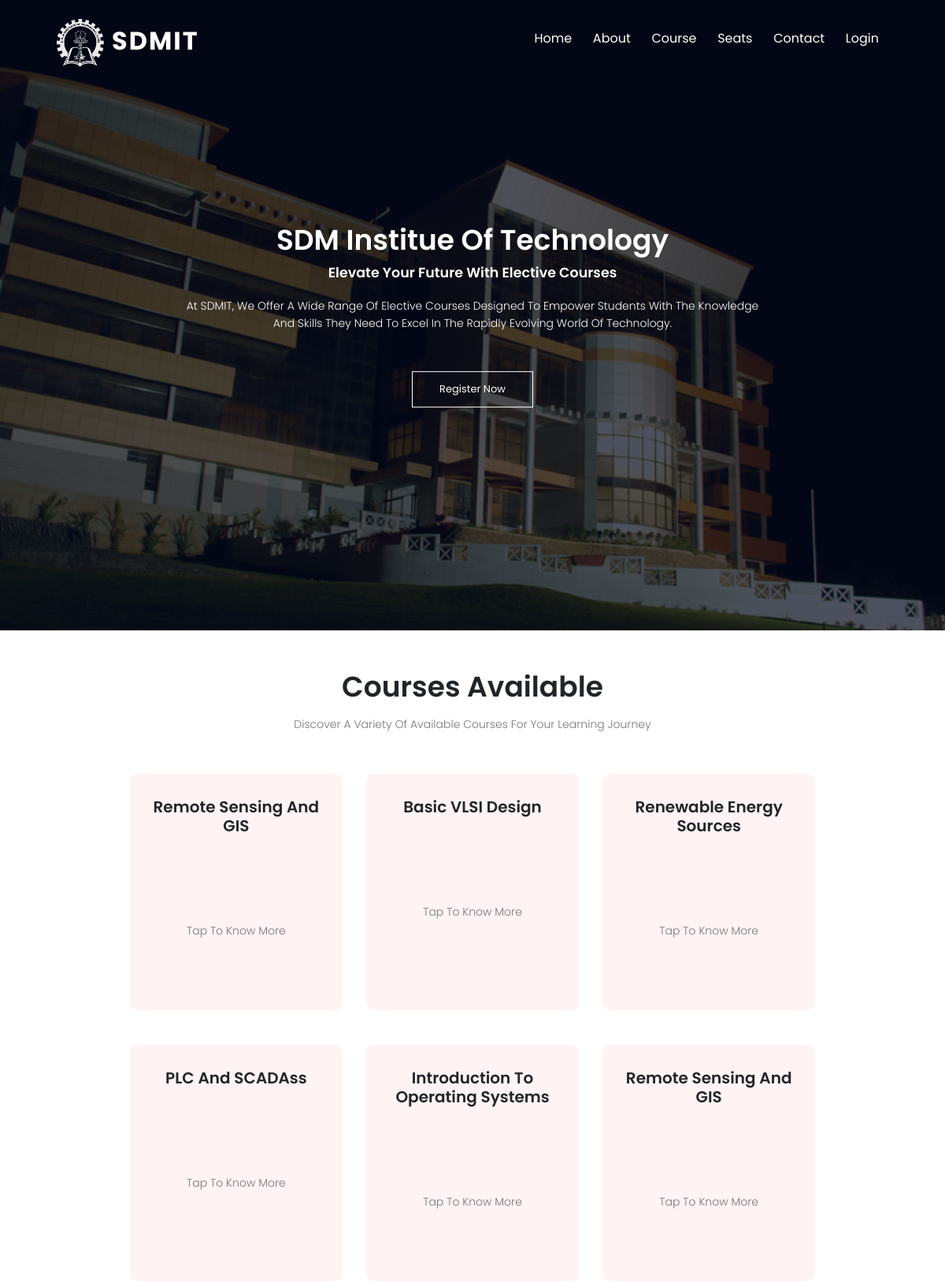
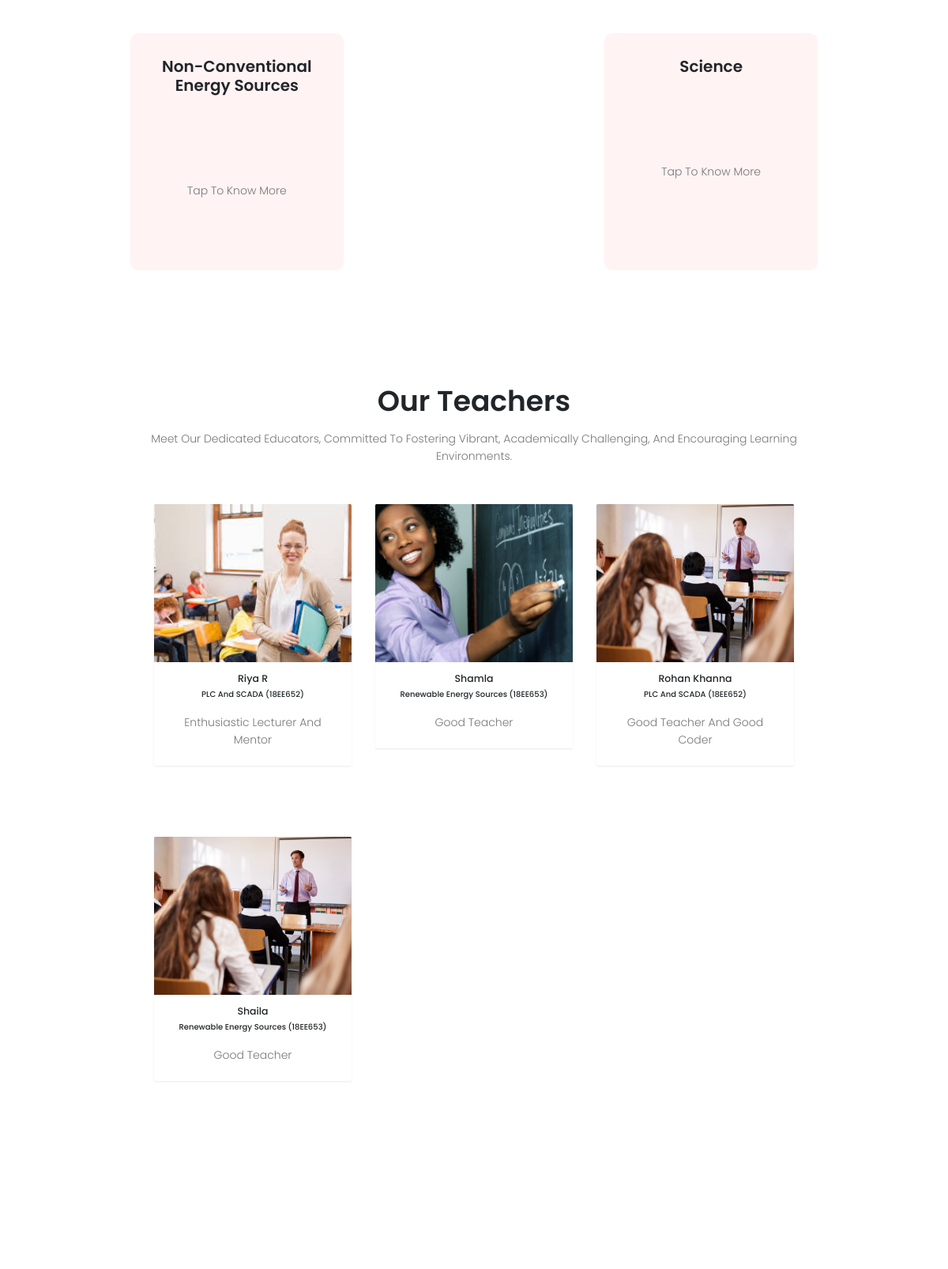
The page / (upper part) on the database its author committed (2 pictures, top to bottom).
### tables this page shows
CREATE TABLE `course` (
  `id` int(11) NOT NULL,
  `name` varchar(50) DEFAULT NULL,
  `code` varchar(30) DEFAULT NULL,
  `seat` int(100) DEFAULT NULL,
  `sem` int(100) DEFAULT NULL,
  `description` varchar(200) DEFAULT NULL,
  `department` varchar(50) DEFAULT NULL
);

CREATE TABLE `teacher` (
  `id` int(20) NOT NULL,
  `name` varchar(38) DEFAULT NULL,
  `description` varchar(38) DEFAULT NULL,
  `course` varchar(100) NOT NULL,
  `image` varchar(38) DEFAULT NULL
);

### index.php (the view, shortened to what this page needs)
<?php
include 'config.php';
$sql = "SELECT * FROM teacher";
$result = mysqli_query($data, $sql);
$sql1 = "SELECT * FROM course";
$result1 = mysqli_query($data, $sql1);
?>
<!DOCTYPE html>
<html lang="en">
<head>
    <link rel="stylesheet" href="https://maxcdn.bootstrapcdn.com/bootstrap/4.5.2/css/bootstrap.min.css">
    <link rel="stylesheet" href="css/style.css">
    <link rel="stylesheet" href="https://stackpath.bootstrapcdn.com/font-awesome/4.7.0/css/font-awesome.min.css">
</head>
<body>
    <section class="header">
        <nav>
            <a href="index.php"><img src="images/logoSdm.png" alt="sdm"></a>
            <label class="label">SDMIT</label>
            <div class="nav-links" id="navLinks">
                <ul>
                    <li><a href="index.php">Home</a></li>
                    <li><a href="about.php">About</a></li>
                    <li><a href="courses.php">Course</a></li>
                    <li><a href="seats.php">Seats</a></li>
                    <li><a href="contact.php">Contact</a></li>
                    <li><a href="login.php">Login</a></li>
                </ul>
            </div>
        </nav>
        <div class="text-box">
            <h1>SDM Institue Of Technology</h1>
            <h3> Elevate Your Future with Elective Courses</h3>
            <p>At SDMIT, we offer a wide range of elective courses designed to empower students with the knowledge <br> and skills they need to excel in the rapidly evolving world of technology. </p>
            <a href="login.php" class="hero-btn">Register Now</a>
        </div>
    </section>
    <section class="course">
        <h1>Courses Available</h1>
        <p>Discover a variety of available courses for your learning journey</p>
        <div class="row">
            <?php
            while ($info = $result1->fetch_assoc()) {
            ?>
                <div class="course-column">
                    <h3 style=" font-size: 20px;"><?php echo "{$info['name']}"; ?></h3>
                    <p>Tap To Know More </p>
                    <div class="layer">
                    </div>
                </div>
            <?php
            }
            ?>
        </div>
    </section>
    <section class="course">
        <h1>Our Teachers</h1>
        <p>Meet our dedicated educators, committed to fostering vibrant, academically challenging, and encouraging learning environments.</p>
        <div class="container">
            <div class="row">
                <?php
                while ($info = $result->fetch_assoc()) {
                ?>
                    <div class="col-md-4">
                        <div class="card border-0 shadow-sm custom-margin">
                            <img src="<?php echo "{$info['image']}"; ?>" alt="" class="card-img-top teacher-image">
                            <div class="card-body">
                                <h5 class="card-title text-center"><?php echo "{$info['name']}"; ?></h5>
                                <h6 class="card-title text-center"><?php echo "{$info['course']}"; ?></h6>
                                <p class="card-text"><?php echo "{$info['description']}"; ?></p>
                            </div>
                        </div>
                    </div>
                <?php
                }
                ?>
            </div>
        </div>
    </section>
    <?php
    include 'footer.php';
    ?>
</body>
</html>

### css/style.css (style rules this page uses)
* { margin: 0; padding: 0; font-family: 'Poppins', sans-serif; }
.header { min-height: 100vh; width: 100%; background-image: linear-gradient(rgba(4,9,30,0.7),rgba(4,9,30,0.7)),url(../images/bg.png); background-position: center; background-size: cover; position: relative; color: white; }
nav { display: flex; padding: 2% 6%; justify-content: space-between; align-items: center; }
nav img { width: 60px; }
.nav-links { flex:1; text-align: right; }
.nav-links ul li { list-style: none; display: inline-block; padding: 8px 12px; position: relative; }
.nav-links ul li a { color: white; text-decoration: none; font-size: 16px; }
nav .label { font-size: 32px; font-weight: bold; color: white; letter-spacing: 2px; margin-left: 10px; }
.nav-links ul li::after { content: ''; width: 0%; height: 2px; background: #f44336; display: block; margin: auto; transition: 0.5s; }
.text-box { width: 90%; position: absolute; top:50%; left: 50%; transform: translate(-50%,-50%); text-align: center; }
.text-box h1 { font-size: 52px; }
.text-box p { margin: 10px 0 40px; font-size: 14px; color: white; }
.hero-btn { display: inline-block; text-decoration: none; border: 1px solid #fff; padding: 12px 34px; font-size: 13px; background: transparent; position: relative; cursor: pointer; color: white; }
.course { width: 80%; margin: auto; text-align: center; padding-top: 100px; }
h1 { font-size: 36px !important; font-weight: 600; }
p { color: #777; font-size: 14px; font-weight: 300; line-height: 22px; padding: 10px; }
.row { margin-top: 5%; display: flex; justify-content: space-between; }
.course-column { flex-basis: 31%; background: #fff3f3; border-radius: 10px; margin-bottom: 5%; padding: 20px 12px; box-sizing: border-box; transition: 0.5s; position: relative; overflow: hidden; height: 300px; }
h3 { text-align: center; font-weight: 600; margin: 10px 0; }
.course-column p { margin-top: 100px; }
.layer { background: transparent; height: 100%; width: 100%; position: absolute; top: 0; left: 0; transition: 0.5s; }

### css/footer.css (style rules this page uses)
:root { --main-color: #f44336; --black:#222; --white:#fff; --light-black:#777; --light-white:#fff9; --dark-bg:rgba(0,0,0,.7); --light-bg:#eee; --border:.1rem solid var(--black); --box-shadow:0 .5rem 1rem rgba(0,0,0,.1); --text-shadow:0 1.5rem 3rem rgba(0,0,0,.3); }
* { font-family: 'Poppins', sans-serif; margin:0; padding:0; box-sizing: border-box; outline: none; border:none; text-decoration: none; text-transform: capitalize; }
html { font-size: 62.5%; overflow-x: hidden; }
.course { padding:5rem 5%; }

### index.php (style rules this page uses)
.teacher-image { width: 100%; height: 200px; object-fit: cover; }
.custom-margin { margin-bottom: 90px; }

### rows shown on the page
course: name "Remote Sensing And GIS"
course: name "Basic VLSI Design"
course: name "Renewable Energy Sources"
course: name "PLC And SCADAss"
course: name "Introduction To Operating Systems"
course: name "Remote Sensing And GIS"
course: name "Non-Conventional Energy Sources"
course: name "Science"
teacher: image (picture), name "Riya R", course "PLC And SCADA (18EE652)", description "Enthusiastic Lecturer And Mentor"
teacher: image (picture), name "Shamla", course "Renewable Energy Sources (18EE653)", description "Good Teacher"
teacher: image (picture), name "Rohan Khanna", course "PLC And SCADA (18EE652)", description "Good Teacher And Good Coder"
teacher: image (picture), name "Shaila", course "Renewable Energy Sources (18EE653)", description "Good Teacher"
